Frame 1 (no input): blank canvas, image omitted
Frame 60 (no input): blank canvas, image omitted
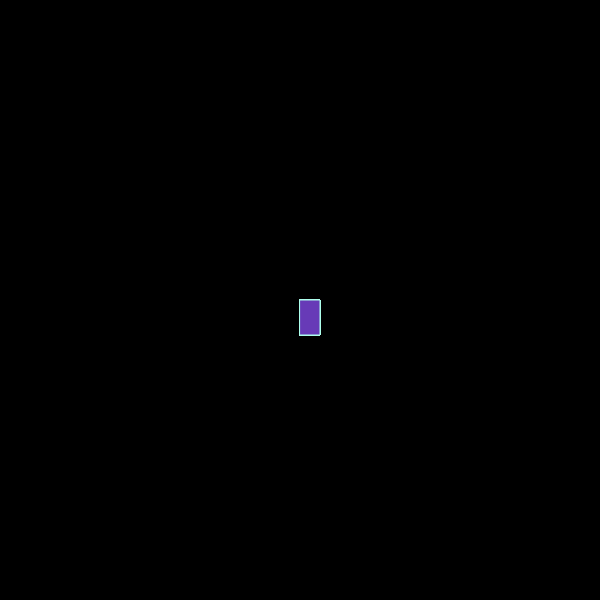
Frame 120 (the mouse pressed at the canvas centre since frame 60)

The p5.js sketch whose frames 1 and 60 were blank and that drew this single picture after the mouse press (run headless with seeded random() and noise() and a simulated clock; from frame 60 on, the mouse is pressed at the canvas centre):

// p5.js sketch
// ── sketch.js
function setup() {
    createCanvas(600, 600);
    background("black");
  }
  
  
  function draw() {
    stroke("rgb(174,255,236)");
    fill("#673AB7");
    
    if(mouseIsPressed){
      rect(mouseX, mouseY, 20, 35);
    
    }
  }
